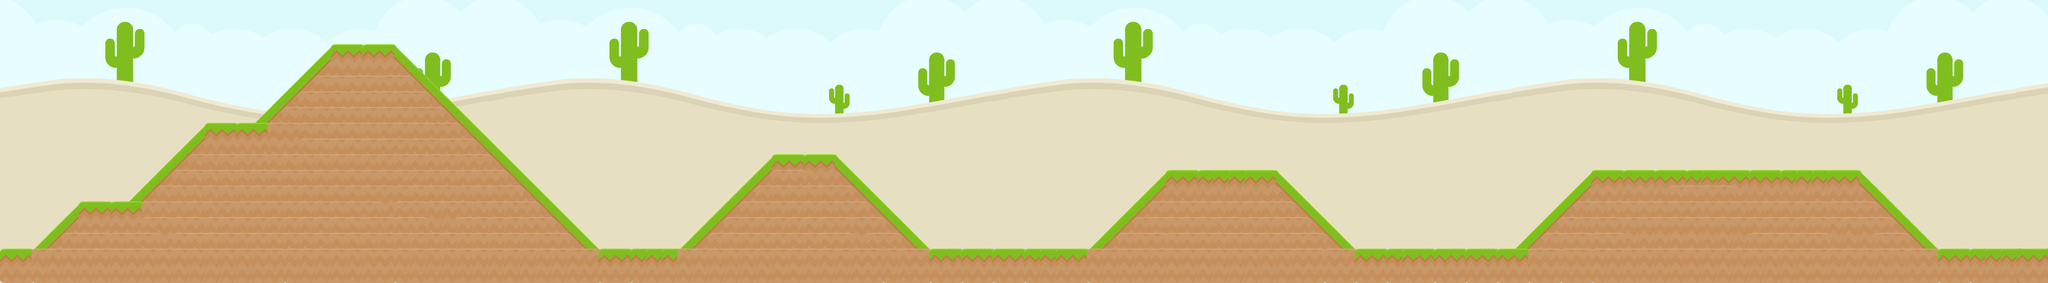

Rendered tile map (Tiled .tmx) drawn with the repository's tilesets; below, a short description and the map source with its tile grids summarised:
An orthogonal 130x18 tile map with 32x32 px tiles, 2 tile layers (Background, Platform), 2 tilesets and 907 objects (854x track, 31x coin, 14x wall, 5x question, player, ...).

<map version="1.0" tiledversion="2018.07.13" orientation="orthogonal" renderorder="right-down" width="130" height="18" tilewidth="32" tileheight="32" infinite="0" nextlayerid="4" nextobjectid="1669">
 <tileset firstgid="1" source="Grass Ground.tsx" />
 <tileset firstgid="37" source="colored_desert_small.tsx" />
 <layer id="3" name="Background" width="130" height="18">
  <data>[2340 cells, 2340 non-empty, 576 distinct tile ids]</data>
 </layer>
 <layer id="1" name="Platform" width="130" height="18">
  <data>[2340 cells, 442 non-empty, 4 distinct tile ids]</data>
 </layer>
 <objectgroup id="2" name="Obstacles">
  <object id="1" name="player" x="76" y="414" width="32" height="32" />
  <object id="2" name="coin" x="188" y="376" width="32" height="32" />
  <object id="3" name="wall" x="2" y="518" width="68" height="32" />
  <object id="4" name="question" x="442" y="208" width="32" height="32" />
  <object id="5" name="majorQuestion" x="4037" y="468" width="32" height="32" />
  <object id="6" name="question" x="722" y="57" width="32" height="32" />
  <object id="7" name="question" x="1618" y="274" width="32" height="32" />
  <object id="8" name="question" x="2461" y="311" width="32" height="32" />
  <object id="9" name="question" x="3495" y="299" width="32" height="32" />
  <object id="10" name="wall" x="166" y="418" width="118" height="32" />
  <object id="11" name="wall" x="420" y="266" width="108" height="32" />
  <object id="12" name="wall" x="672" y="112" width="124" height="32" />
  <object id="13" name="wall" x="1197" y="520" width="214" height="32" />
  <object id="14" name="wall" x="1568" y="326" width="128" height="32" />
  <object id="15" name="wall" x="1892" y="512" width="314" height="32" />
  <object id="16" name="wall" x="2374" y="358" width="214" height="36" />
  <object id="17" name="wall" x="2739" y="516" width="365" height="32" />
  <object id="18" name="wall" x="3236" y="356" width="538" height="36" />
  <object id="19" name="wall" x="3942" y="520" width="216" height="32" />
  <object id="20" name="endWall" x="4164" y="4" width="56" height="568" />
  </objectgroup>
</map>
<!-- 887 of 907 objects omitted -->
